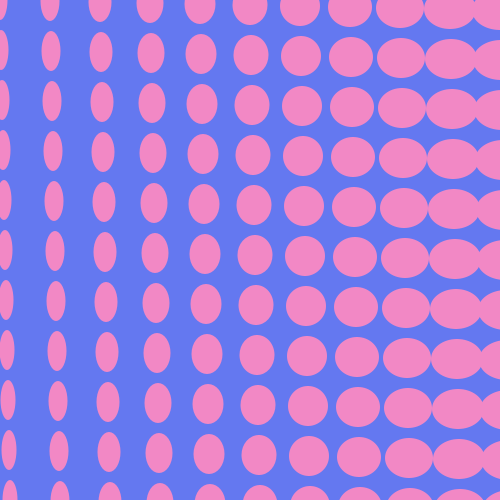
Frame 1 (no input)
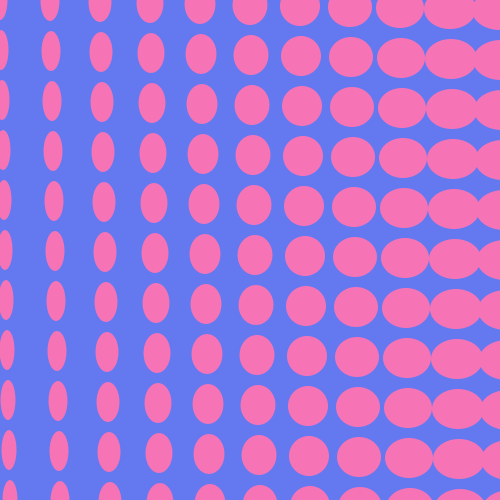
Frame 60 (the mouse pressed at the canvas centre just before this capture)
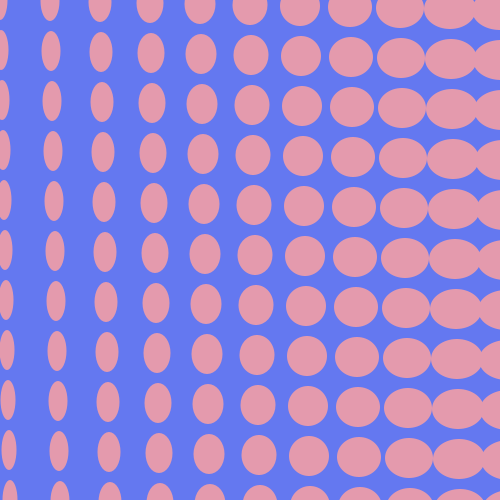
Frame 120 (the mouse held since frame 60 and released just before this capture)

The Processing sketch that drew these frames (run headless with seeded random() and noise(); from frame 60 on, the mouse is pressed at the canvas centre):

// Processing sketch: arrayellipse
// ── arrayellipse.pde
void setup(){
  size(500,500);
}

void draw(){
background(100,120,240);
fill(random(220,255),random(100,240),random(150,200),300);
noStroke();
smooth();
for(int y = 0; y<=500; y += 50){
  for(int x = 0; x<=500; x += 50){
    ellipse(x+y/50.0, y+x/50.0, 15+x/12, 40);
  }
}

}
